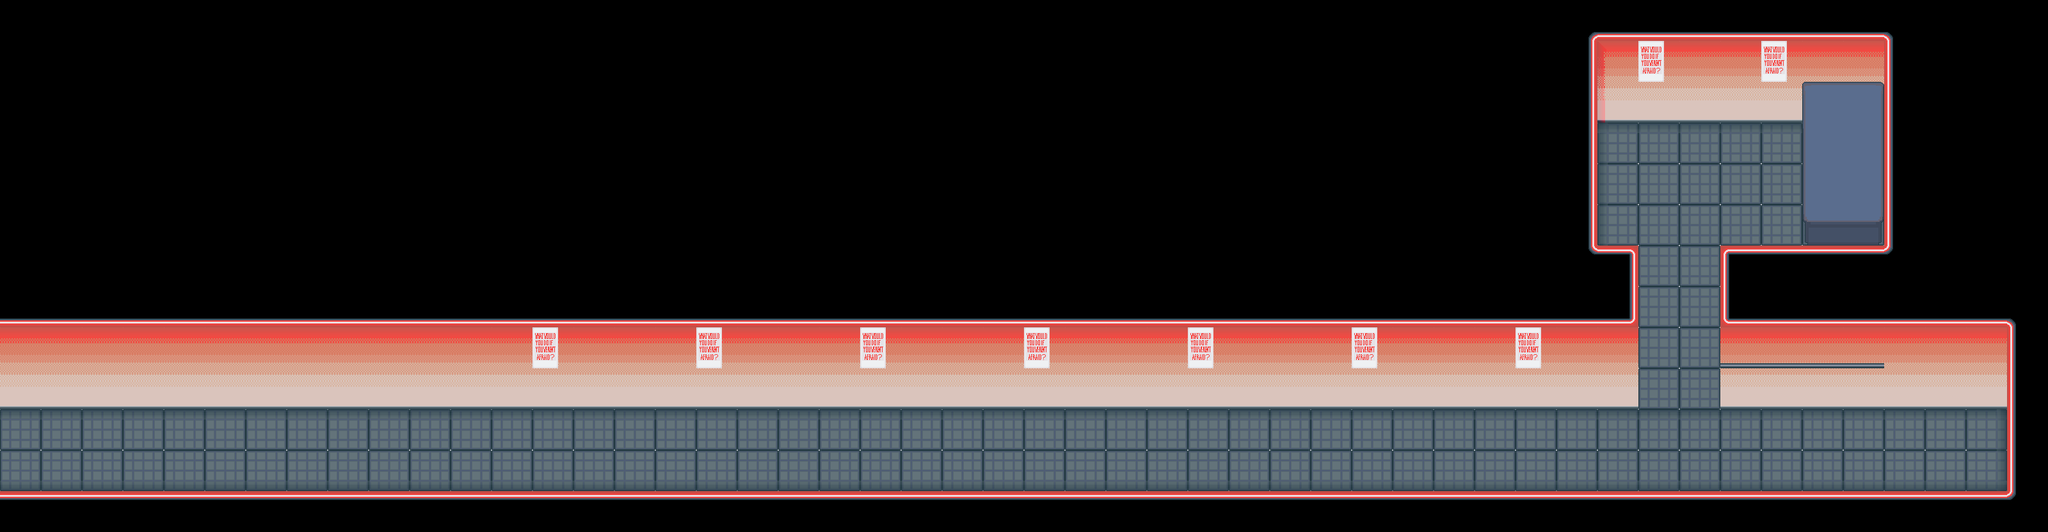

Rendered tile map (Tiled .tmx) drawn with the repository's tilesets; below, a short description and the full map source, tile grids included:
An orthogonal 50x13 tile map with 64x64 px tiles, 2 tile layers (Base, Embellish) and 14 objects (LaserDoor, Computer, ExitDoor).

<map version="1.10" tiledversion="1.10.2" orientation="orthogonal" renderorder="right-down" width="50" height="13" tilewidth="64" tileheight="64" infinite="0" nextlayerid="8" nextobjectid="16">
 <editorsettings>
  <export target="level0.tmj" format="json" />
 </editorsettings>
 <tileset firstgid="1" source="atticusWalls.tsx" />
 <layer id="1" name="Base" width="50" height="13">
  <data encoding="csv">
0,0,0,0,0,0,0,0,0,0,0,0,0,0,0,0,0,0,0,0,0,0,0,0,0,0,0,0,0,0,0,0,0,0,0,0,0,0,32,29,29,29,29,29,29,29,33,0,0,0,
0,0,0,0,0,0,0,0,0,0,0,0,0,0,0,0,0,0,0,0,0,0,0,0,0,0,0,0,0,0,0,0,0,0,0,0,0,0,31,0,0,0,0,0,0,0,28,0,0,0,
0,0,0,0,0,0,0,0,0,0,0,0,0,0,0,0,0,0,0,0,0,0,0,0,0,0,0,0,0,0,0,0,0,0,0,0,0,0,31,4,8,8,8,8,8,8,28,0,0,0,
0,0,0,0,0,0,0,0,0,0,0,0,0,0,0,0,0,0,0,0,0,0,0,0,0,0,0,0,0,0,0,0,0,0,0,0,0,0,31,11,6,6,6,6,6,6,28,0,0,0,
0,0,0,0,0,0,0,0,0,0,0,0,0,0,0,0,0,0,0,0,0,0,0,0,0,0,0,0,0,0,0,0,0,0,0,0,0,0,31,3221225482,7,7,7,7,7,10,28,0,0,0,
0,0,0,0,0,0,0,0,0,0,0,0,0,0,0,0,0,0,0,0,0,0,0,0,0,0,0,0,0,0,0,0,0,0,0,0,0,0,31,3221225482,7,7,7,7,7,7,28,0,0,0,
0,0,0,0,0,0,0,0,0,0,0,0,0,0,0,0,0,0,0,0,0,0,0,0,0,0,0,0,0,0,0,0,0,0,0,0,0,0,1073741856,1073741854,7,7,1073741851,1073741853,1073741853,1073741853,1073741857,0,0,0,
29,29,29,29,29,29,29,29,29,29,29,29,29,29,29,29,29,29,29,29,29,29,29,29,29,29,29,29,29,29,29,29,29,29,29,29,29,29,29,30,7,7,27,29,29,29,29,29,29,33,
0,0,0,0,0,0,0,0,0,0,0,0,0,0,0,0,0,0,0,0,0,0,0,0,0,0,0,0,0,0,0,0,0,0,0,0,0,0,0,0,7,7,0,0,0,0,0,0,0,28,
8,8,8,8,8,8,8,8,8,8,8,8,8,8,8,8,8,8,8,8,8,8,8,8,8,8,8,8,8,8,8,8,8,8,8,8,8,8,8,8,7,7,8,8,8,8,8,8,8,28,
6,6,6,6,6,6,6,6,6,6,6,6,6,6,6,6,6,6,6,6,6,6,6,6,6,6,6,6,6,6,6,6,6,6,6,6,6,6,6,6,6,6,6,6,6,6,6,6,12,28,
2,2,2,2,2,2,2,2,2,2,2,2,2,2,2,2,2,2,2,2,2,2,2,2,2,2,2,2,2,2,2,2,2,2,2,2,2,2,2,2,2,2,2,2,2,2,2,2,3,28,
1073741853,1073741853,1073741853,1073741853,1073741853,1073741853,1073741853,1073741853,1073741853,1073741853,1073741853,1073741853,1073741853,1073741853,1073741853,1073741853,1073741853,1073741853,1073741853,1073741853,1073741853,1073741853,1073741853,1073741853,1073741853,1073741853,1073741853,1073741853,1073741853,1073741853,1073741853,1073741853,1073741853,1073741853,1073741853,1073741853,1073741853,1073741853,1073741853,1073741853,1073741853,1073741853,1073741853,1073741853,1073741853,1073741853,1073741853,1073741853,1073741853,1073741857
</data>
 </layer>
 <layer id="3" name="Embellish" width="50" height="13">
  <data encoding="csv">
0,0,0,0,0,0,0,0,0,0,0,0,0,0,0,0,0,0,0,0,0,0,0,0,0,0,0,0,0,0,0,0,0,0,0,0,0,0,0,0,0,0,0,0,0,0,0,0,0,0,
0,0,0,0,0,0,0,0,0,0,0,0,0,0,0,0,0,0,0,0,0,0,0,0,0,0,0,0,0,0,0,0,0,0,0,0,0,0,0,0,25,0,0,25,0,0,0,0,0,0,
0,0,0,0,0,0,0,0,0,0,0,0,0,0,0,0,0,0,0,0,0,0,0,0,0,0,0,0,0,0,0,0,0,0,0,0,0,0,0,0,0,0,0,0,0,0,0,0,0,0,
0,0,0,0,0,0,0,0,0,0,0,0,0,0,0,0,0,0,0,0,0,0,0,0,0,0,0,0,0,0,0,0,0,0,0,0,0,0,0,0,0,0,0,0,0,0,0,0,0,0,
0,0,0,0,0,0,0,0,0,0,0,0,0,0,0,0,0,0,0,0,0,0,0,0,0,0,0,0,0,0,0,0,0,0,0,0,0,0,0,0,0,0,0,0,0,0,0,0,0,0,
0,0,0,0,0,0,0,0,0,0,0,0,0,0,0,0,0,0,0,0,0,0,0,0,0,0,0,0,0,0,0,0,0,0,0,0,0,0,0,0,0,0,0,0,14,0,0,0,0,0,
0,0,0,0,0,0,0,0,0,0,0,0,0,0,0,0,0,0,0,0,0,0,0,0,0,0,0,0,0,0,0,0,0,0,0,0,0,0,0,0,0,0,0,0,0,0,0,0,0,0,
0,0,0,0,0,0,0,0,0,0,0,0,0,0,0,0,0,0,0,0,0,0,0,0,0,0,0,0,0,0,0,0,0,0,0,0,0,0,0,0,0,0,0,0,0,0,0,0,0,0,
0,0,0,0,0,0,0,0,0,0,0,0,0,25,0,0,0,25,0,0,0,25,0,0,0,25,0,0,0,25,0,0,0,25,0,0,0,25,0,0,0,0,37,37,1073741860,1073741860,0,0,0,0,
0,0,0,0,0,0,0,0,0,0,0,0,0,0,0,0,0,0,0,0,0,0,0,0,0,0,0,0,0,0,0,0,0,0,0,0,0,0,0,0,0,0,0,0,0,0,0,0,0,0,
0,0,0,0,0,0,0,0,0,0,0,0,0,0,0,0,0,0,0,0,0,0,0,0,0,0,0,0,0,0,0,0,0,0,0,0,0,0,0,0,0,0,0,0,0,0,0,0,0,0,
0,0,0,0,0,0,0,0,0,0,0,0,0,0,0,0,0,0,0,0,0,0,0,0,0,0,0,0,0,0,0,0,0,0,0,0,0,0,0,0,0,0,0,0,0,0,0,0,0,0,
0,0,0,0,0,0,0,0,0,0,0,0,0,0,0,0,0,0,0,0,0,0,0,0,0,0,0,0,0,0,0,0,0,0,0,0,0,0,0,0,0,0,0,0,0,0,0,0,0,0
</data>
 </layer>
 <objectgroup id="5" name="walls" visible="0">
  <object id="3" x="64" y="384" width="2496" height="192" />
  <object id="4" x="64" y="768" width="3072" height="64" />
  <object id="6" x="2816" y="128" width="128" height="256" />
  <object id="7" x="2432" y="0" width="64" height="384" />
  <object id="8" x="2496" y="0" width="448" height="128" />
  <object id="9" x="2688" y="384" width="256" height="192" />
  <object id="13" x="0" y="576" width="64" height="192" />
  <object id="14" x="2944" y="448" width="256" height="128" />
  <object id="15" x="3136" y="576" width="64" height="192" />
 </objectgroup>
 <objectgroup id="7" name="rooms" visible="0">
  <object id="12" x="2496" y="128" width="448" height="256" />
 </objectgroup>
 <objectgroup id="2" name="doors" visible="0">
  <object id="1" type="LaserDoor" x="2688" y="576" width="256" height="192">
   <properties>
    <property name="pin" type="int" value="1234" />
   </properties>
  </object>
 </objectgroup>
 <objectgroup id="6" name="playerSpawn" visible="0">
  <object id="10" x="128" y="640">
   <point />
  </object>
 </objectgroup>
 <objectgroup id="4" name="objects">
  <object id="2" type="Computer" gid="17" x="2816" y="256" width="64" height="64">
   <properties>
    <property name="hasProblem" type="bool" value="true" />
    <property name="note">From: Zlark Drsperberg
To: All
Subject: Bumping up efficiency.
Hey Technicians!
If you're looking at this note I'm guessing you noticed the giant laser door blocking the ship's main entrance. Perhaps you also noticed that we are behind on the launch schedule? Again! Honestly, I'm wondering if half of you guys can even code at this point.
Anyways, I've cooked up a little challenge to get us back on track. From now on, to get into the ship, you've got to solve a little coding problem called (412. Fizz Buzz).
Best Regards,
Zlark
P.S. Completing this challenge is "explicitly voluntary". That is, I am explicitly telling you that if you fail to solve it, then you can voluntarily not come into work tomorrow. Or ever again for that matter.</property>
    <property name="pinText" value="1234" />
    <property name="problemName" value="Fizz Buzz" />
    <property name="problemUrl" value="https://leetcode.com/problems/fizz-buzz/description/" />
   </properties>
  </object>
  <object id="11" type="ExitDoor" gid="19" x="3008" y="576" width="64" height="64" />
 </objectgroup>
</map>
